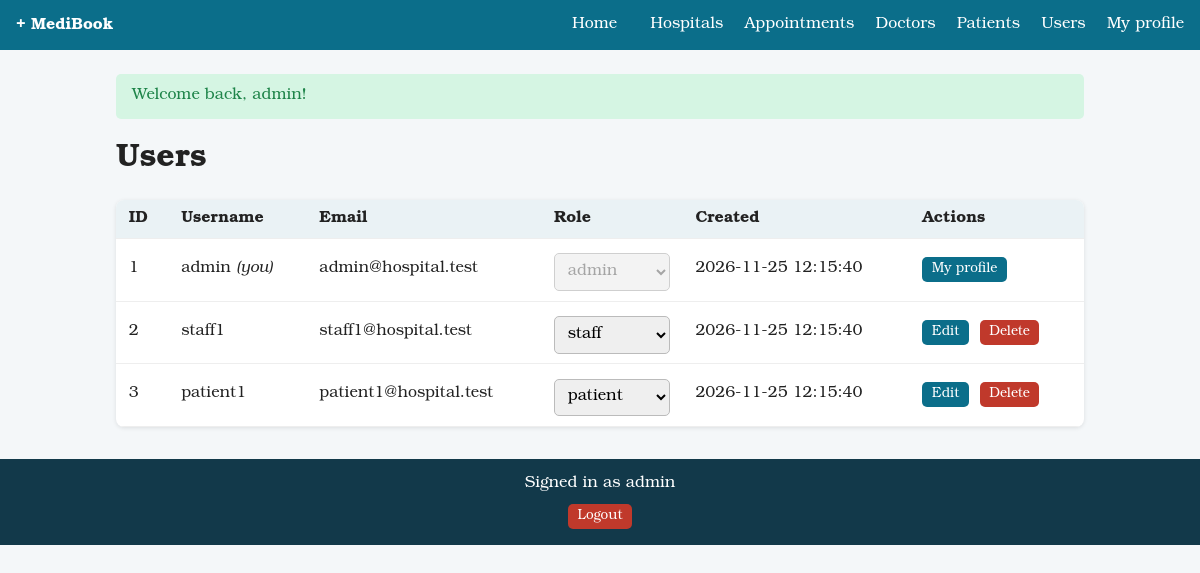
The app's page /index.php?r=users/index (signed in) with its own data.
### tables this page shows
CREATE TABLE users (
    user_id       INT AUTO_INCREMENT PRIMARY KEY,
    username      VARCHAR(30)  NOT NULL UNIQUE,
    email         VARCHAR(100) NOT NULL UNIQUE,
    password_hash VARCHAR(255) NOT NULL,
    role          ENUM('admin','staff','patient') NOT NULL DEFAULT 'patient',
    created_at    TIMESTAMP NOT NULL DEFAULT CURRENT_TIMESTAMP
);

### app/core/bootstrap.php (called while the page is built, shortened)
<?php
function db(): PDO
{
    static $pdo = null;
    if ($pdo === null) {
        $c = $GLOBALS['config']['db'];
        $pdo = new PDO(
            "mysql:host={$c['host']};dbname={$c['name']};charset=utf8mb4",
            $c['user'], $c['pass'],
            [
                PDO::ATTR_ERRMODE            => PDO::ERRMODE_EXCEPTION,
                PDO::ATTR_DEFAULT_FETCH_MODE => PDO::FETCH_ASSOC,
                PDO::ATTR_EMULATE_PREPARES   => false,
            ]
        );
    }
    return $pdo;
}
function e(?string $v): string
{
    return htmlspecialchars((string)$v, ENT_QUOTES, 'UTF-8');
}
function current_user(): ?array
{
    return $_SESSION['user'] ?? null;
}
function view(string $name, array $data = []): void
{
    extract($data);
    require __DIR__ . '/../views/layout/header.php';
    require __DIR__ . "/../views/$name.php";
    require __DIR__ . '/../views/layout/footer.php';
}

### app/controllers/UserController.php (called while the page is built, shortened)
<?php
class UserController
{
    public static function canManage(array $target): bool
    {
        $me = current_user();
        if (!$me || (int)$target['user_id'] === $me['id']) return false;
        if ($me['role'] === 'admin') return true;
        return $me['role'] === 'staff' && $target['role'] === 'patient';
    }
    public static function index(): void
    {
        $rows = db()->query('SELECT user_id, username, email, role, created_at FROM users ORDER BY user_id ASC')->fetchAll();
        view('users/index', compact('rows'));
    }
}

### public/index.php (called while the page is built, shortened)
<?php
require __DIR__ . '/../app/core/bootstrap.php';
$routes = [
    'home/index'          => ['HomeController', 'index'],
    'hospitals/index'     => ['HospitalController', 'index'],
    'hospitals/form'      => ['HospitalController', 'form'],
    'hospitals/save'      => ['HospitalController', 'save'],
    'hospitals/delete'    => ['HospitalController', 'delete'],
    'auth/login'          => ['AuthController', 'login'],
    'auth/staff'          => ['AuthController', 'staffLogin'],
    'auth/register'       => ['AuthController', 'register'],
    'auth/logout'         => ['AuthController', 'logout'],
    'patients/index'      => ['PatientController', 'index'],
    'patients/form'       => ['PatientController', 'form'],
    'patients/save'       => ['PatientController', 'save'],
    'patients/delete'     => ['PatientController', 'delete'],
    'doctors/index'       => ['DoctorController', 'index'],
    'doctors/form'        => ['DoctorController', 'form'],
    'doctors/save'        => ['DoctorController', 'save'],
    'doctors/delete'      => ['DoctorController', 'delete'],
    'appointments/index'  => ['AppointmentController', 'index'],
    'appointments/form'   => ['AppointmentController', 'form'],
    'appointments/save'   => ['AppointmentController', 'save'],
    'appointments/delete' => ['AppointmentController', 'delete'],
    'users/index'         => ['UserController', 'index'],
    'users/form'          => ['UserController', 'form'],
    'users/save'          => ['UserController', 'save'],
    'users/role'          => ['UserController', 'role'],
    'users/delete'        => ['UserController', 'delete'],
    'profile/edit'        => ['UserController', 'profile'],
    'profile/save'        => ['UserController', 'profileSave'],
    'api/search'          => ['ApiController', 'search'],
];
$r = $_GET['r'] ?? 'home/index';
[$class, $method] = $routes[$r];
$class::$method();

### app/views/users/index.php (the view, shortened to what this page needs)
<h1>Users</h1>
<div class="table-wrap"><table>
  <thead><tr><th>ID</th><th>Username</th><th>Email</th><th>Role</th><th>Created</th><th>Actions</th></tr></thead>
  <tbody>
  <?php foreach ($rows as $r):
      $self = (int)$r['user_id'] === current_user()['id'];
      $can  = UserController::canManage($r); ?>
    <tr>
      <td><?= (int)$r['user_id'] ?></td><td><?= e($r['username']) ?><?= $self ? ' <em>(you)</em>' : '' ?></td><td><?= e($r['email']) ?></td>
      <td>
        <?php if (current_user()['role'] === 'admin'): ?>
        <form method="post" action="index.php?r=users/role" class="inline">
          <select name="role" <?= $self ? 'disabled' : '' ?> onchange="this.form.submit()">
            <?php foreach (['admin','staff','patient'] as $ro): ?>
              <option <?= $r['role'] === $ro ? 'selected' : '' ?>><?= $ro ?></option>
            <?php endforeach; ?>
          </select>
        </form>
        <?php else: ?><span class="badge role-<?= e($r['role']) ?>"><?= e($r['role']) ?></span><?php endif; ?>
      </td>
      <td><?= e($r['created_at']) ?></td>
      <td class="actions">
        <?php if ($self): ?>
          <a class="btn small" href="index.php?r=profile/edit">My profile</a>
        <?php elseif ($can): ?>
          <a class="btn small" href="index.php?r=users/form&id=<?= (int)$r['user_id'] ?>">Edit</a>
          <form method="post" action="index.php?r=users/delete" class="inline" data-confirm="Delete user <?= e($r['username']) ?>?">
            <button class="btn small danger" type="submit">Delete</button>
          </form>
        <?php else: ?><span class="muted">Admin only</span><?php endif; ?>
      </td>
    </tr>
  <?php endforeach; ?>
  </tbody>
</table></div>

### app/views/layout/footer.php (shortened to what this page needs)
</main>
<footer class="site-footer" style="display:flex!important;flex-direction:column!important;align-items:center!important;justify-content:center!important;text-align:center!important;width:100%;margin:2rem auto 0;padding:1rem;background:#12394a;color:#fff;">
  <?php if ($me = current_user()): ?>
    <span>Signed in as <?= e($me['username']) ?></span>
    <form method="post" action="index.php?r=auth/logout" class="inline" style="display:flex!important;justify-content:center!important;align-items:center!important;width:100%;margin:0 auto;">
      <button class="btn small danger" type="submit">Logout</button>
    </form>
  <?php else: ?>
    <span>Online Hospital Appointment System</span>
  <?php endif; ?>
</footer>
</body>
</html>

### public/assets/css/style.css (style rules this page uses)
:root { --primary:#0b6e8a;--bg:#f4f7f9;--danger:#c0392b;--ok:#1e8449; --font:"Bookman Old Style",Bookman,"URW Bookman","Bookman URW","ITC Bookman",Georgia,serif }
*,*::before,*::after { box-sizing:border-box;font-family:var(--font) }
body { margin:0;font-family:var(--font);background:var(--bg);color:#222 }
input,select,textarea { display:block;width:100%;padding:.55rem;margin-top:.3rem;border:1px solid #bbb;border-radius:5px;font-family:var(--font);font-size:1rem }
.btn { display:inline-block;background:var(--primary);color:#fff;padding:.5rem 1rem;border:0;border-radius:5px;text-decoration:none;cursor:pointer;font-family:var(--font);font-size:1rem }
.btn.small { padding:.25rem .6rem;font-size:.85rem }
.btn.danger { background:var(--danger) }
.inline { display:inline;margin:0 }
.table-wrap { overflow-x:auto;background:#fff;border-radius:8px;box-shadow:0 1px 4px rgba(0,0,0,.1) }
table { width:100%;border-collapse:collapse }
th,td { padding:.6rem .8rem;text-align:left;border-bottom:1px solid #eee;white-space:nowrap }
th { background:#eaf2f5 }
.actions { white-space:nowrap }
.actions>* { display:inline-block;vertical-align:middle;margin-right:.35rem }
h1,h2,h3 { font-family:var(--font) }
.site-footer { display:flex;flex-direction:column;justify-content:center;align-items:center;gap:.65rem;margin-top:2rem;padding:1rem;background:#12394a;color:#fff;text-align:center }
.site-footer form.inline { display:flex;width:100%;justify-content:center;margin:0 auto }
.site-footer form.inline .btn { display:block;margin:0 auto }

### records on screen
users: user_id "1", username "admin", shows "(you)", email "admin@hospital.test", role "admin", created_at "2026-11-25 12:15:40", shows "My profile"
users: user_id "2", username "staff1", email "staff1@hospital.test", role "staff", created_at "2026-11-25 12:15:40"
users: user_id "3", username "patient1", email "patient1@hospital.test", role "patient", created_at "2026-11-25 12:15:40"

### other values on screen
$flash['msg'] "Welcome back, admin!"
